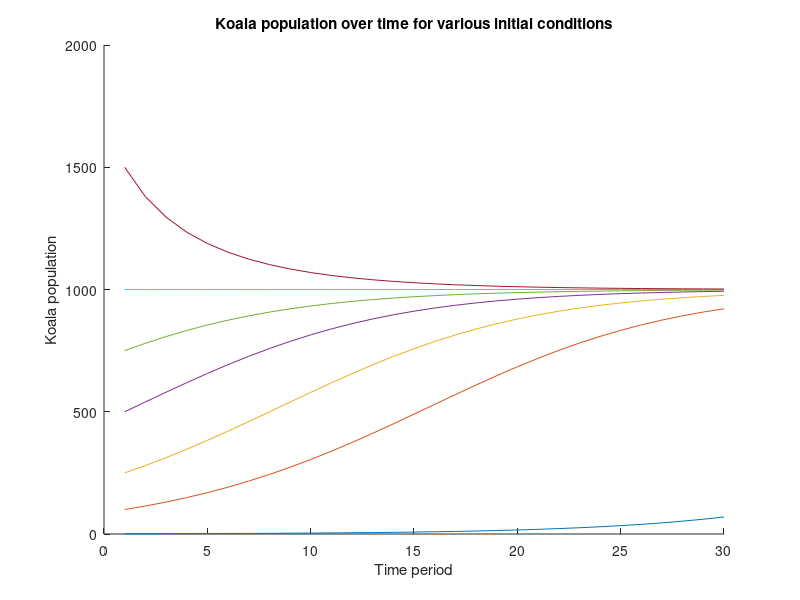

Source code (MATLAB): (Note: this script raises an error after producing the figure.)
% Number of time periods
T = 30;

% Vector of initial conditions
inits = [1, 100, 250, 500, 750, 1000, 1500];
% inits = [2000];
hold on
for N_0 = inits

    % Initialize vector for T time periods.
    N = zeros([T 1]);

    % Set initial population
    N(1) = N_0;

    % This is where mu goes
    mu = 0.16;

    % This is where the carrying capacity K goes
    K = 1000;

    % Iterate over time periods, calculating the new population
    % at time i
    for i = 2:T
       N(i) = N(i-1) + mu*N(i-1)*(1 - N(i-1)/K);
    end

    plot(N)
end

xlabel('Time period')
ylabel('Koala population')
title('Koala population over time for various initial conditions')
legend(string(inits), 'Location', 'best')
saveas(gcf, './PS4_F3', 'png');
disp('simulation complete!')
hold off